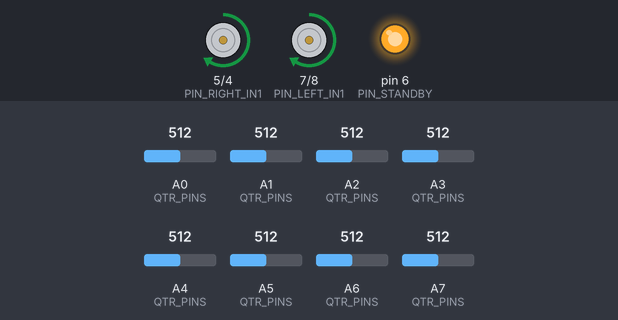
Simulated run of this sketch. Board: Arduino Nano, built with avr-gcc and run on an emulated ATmega328P. On the bench: motor-driver pin pairs drawn as motors (green arrow = first pin HIGH = forward, orange = second pin HIGH = backward, longer = more drive, scaled by the enable pin, stopped while the standby pin is LOW), output pins drawn as LEDs (lit = HIGH). The test bench sets the inputs (shaded band); at power-on: A0 (QTR_PINS) = 512, A7 (QTR_PINS) = 512, A6 (QTR_PINS) = 512, A1 (QTR_PINS) = 512, A2 (QTR_PINS) = 512, A3 (QTR_PINS) = 512, A4 (QTR_PINS) = 512, A5 (QTR_PINS) = 512.

Above: at 8.8 s.
8.9 s: A0 (QTR_PINS) set to 716
At 9.7 s:
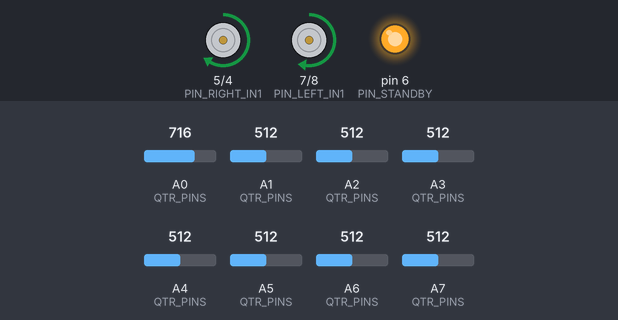
10.4 s: A7 (QTR_PINS) set to 210
At 10.8 s:
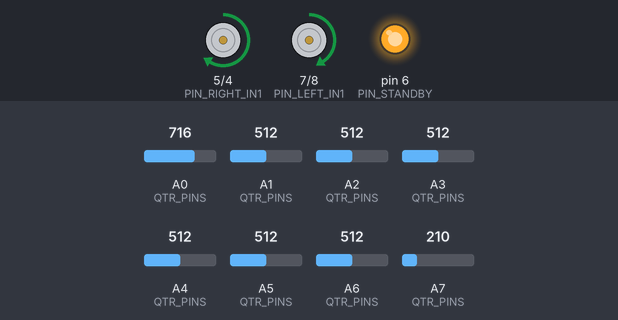
11.9 s: A6 (QTR_PINS) set to 40
13.4 s: A0 (QTR_PINS) set to 40
At 14.3 s:
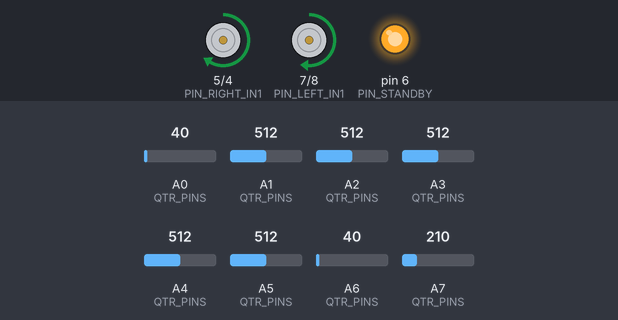
14.9 s: A1 (QTR_PINS) set to 40
At 15.6 s:
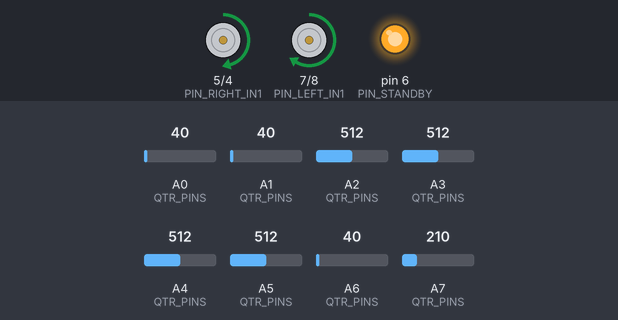
16.4 s: A2 (QTR_PINS) set to 40
At 17.8 s:
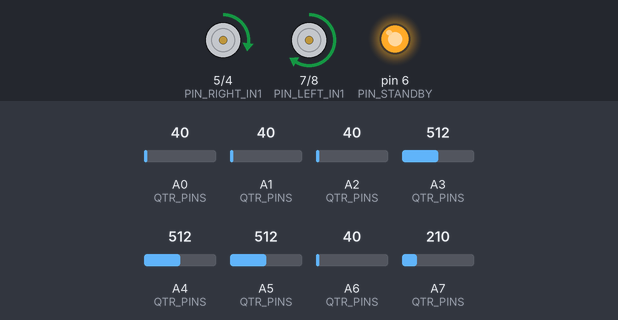
Timing chart, 0 to 18.9 s (numbered marks = the images above; inputs shaded):
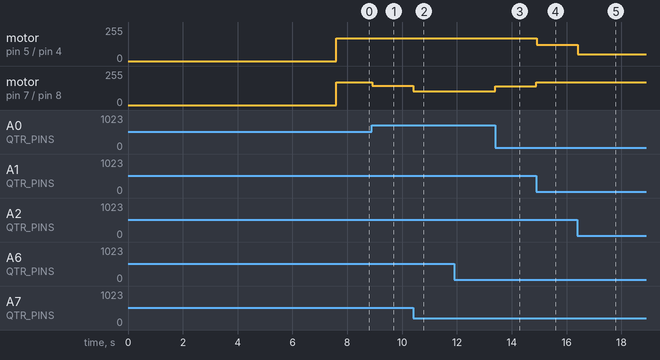

Measured:
- after the input at 8.9 s, motor on pin 7 (PIN_LEFT_IN1) / pin 8 (PIN_LEFT_IN2): forward 170/255 → forward 146/255 at once
- after the input at 10.4 s, motor on pin 7 (PIN_LEFT_IN1) / pin 8 (PIN_LEFT_IN2): forward 146/255 → forward 104/255 at once
- after the input at 13.4 s, motor on pin 7 (PIN_LEFT_IN1) / pin 8 (PIN_LEFT_IN2): forward 104/255 → forward 141/255 at once
- after the input at 14.9 s, motor on pin 5 (PIN_RIGHT_IN1) / pin 4 (PIN_RIGHT_IN2): forward 170/255 → forward 122/255 at once; motor on pin 7 (PIN_LEFT_IN1) / pin 8 (PIN_LEFT_IN2): forward 141/255 → forward 170/255 at once
- after the input at 16.4 s, motor on pin 5 (PIN_RIGHT_IN1) / pin 4 (PIN_RIGHT_IN2): forward 122/255 → forward 50/255 at once

The sketch:

line_follower.ino
```cpp
#include <QTRSensors.h>

/*
 * =============================================================================
 *  LINE FOLLOWER - Arduino Nano + TB6612FNG + QTR-8A
 * =============================================================================
 *  Behavior: on power-up the QTR sensors calibrate (slide the robot over the
 *  line by hand during this time), then it waits START_DELAY_MS and starts
 *  following the line. There is no way to stop it except cutting power.
 *
 * -----------------------------------------------------------------------------
 *  HOW TO TUNE (read this before touching any constant)
 * -----------------------------------------------------------------------------
 *  Measuring:
 *   - Serial is not usable while the robot moves, so measure from the outside:
 *       1. Lap time on the same track, with a stopwatch.
 *       2. Number of times it loses the line per lap (you will see it spin in
 *          place: that is recoverLine() running).
 *       3. Wobble on straights. Record with a phone (slow motion if possible).
 *   - Do at least 3 runs per setting and compare averages, not single runs.
 *   - Change ONE constant at a time and write down the value and the result.
 *   - Battery level changes motor speed. Compare runs with similar charge.
 *
 *  Recommended order:
 *   0. Check directions before tuning anything:
 *        - Both wheels turn forward (motor_test.ino, INVERT_*_MOTOR).
 *        - The robot steers TOWARD the line (INVERT_LINE_POSITION). If it
 *          steers away and gets worse the more off-center it is, flip it.
 *      No PID value can fix a wrong direction.
 *   1. Check calibration (see CALIBRATION section below).
 *   2. Find MIN_SPEED for each motor (see SPEEDS section).
 *   3. Tune the PID at a low BASE_SPEED:
 *        a. Set KI = 0 and KD = 0.
 *        b. Raise KP until the robot follows the line but wobbles on
 *           straights. Then lower it ~20-30%.
 *        c. Raise KD until the wobble disappears. If the robot starts to
 *           shake/jitter (fast small movements), KD is too high.
 *        d. Only if the robot consistently runs off-center (always to the
 *           same side, or always late in long curves), add a small KI.
 *           If it starts to swing in slow, wide waves, KI is too high.
 *   4. Raise BASE_SPEED in small steps (~5-10). At each step, if it wobbles
 *      again, raise KD a bit; if it misses curves, raise KP a bit.
 *
 *  Steps: KP and KD in ~20-30% steps; KI in x2 or /2 steps.
 *
 *  Note: KD and KI depend on how fast loop() runs. If you add code that makes
 *  the loop slower or faster, the same KD/KI will behave differently.
 * =============================================================================
 */

// ================== Motor driver (TB6612FNG) ==================
constexpr uint8_t PIN_PWM_LEFT  = 9;
constexpr uint8_t PIN_LEFT_IN1  = 7;
constexpr uint8_t PIN_LEFT_IN2  = 8;

constexpr uint8_t PIN_PWM_RIGHT = 3;
constexpr uint8_t PIN_RIGHT_IN1 = 5;
constexpr uint8_t PIN_RIGHT_IN2 = 4;

constexpr uint8_t PIN_STANDBY   = 6;

// Motor direction correction. Set to true if that motor turns BACKWARD when
// it should go forward (motor wires or IN1/IN2 swapped). Use motor_test.ino
// to check: in its ramps, every wheel must turn forward.
// Keep these values identical in motor_test.ino.
constexpr bool INVERT_LEFT_MOTOR  = false;
constexpr bool INVERT_RIGHT_MOTOR = false;

// D12 is wired to a pushbutton whose other leg goes to 5V. It is not used,
// but it must stay as INPUT: if it were an OUTPUT driven LOW, pressing the
// button would short 5V to ground through the pin.
constexpr uint8_t PIN_UNUSED_BUTTON = 12;

// TODO(pushbutton): Use the pushbutton on D12. NOT IMPLEMENTED.
//   Blockers:
//   1. Wiring: when the button is released, D12 is not connected to anything
//      (floating) and reads HIGH or LOW at random. The Nano has internal
//      pull-ups but no pull-downs. Fix one of:
//        a) Add ~10 kOhm resistor between D12 and GND. Pressed = HIGH.
//        b) Move the button's second leg from 5V to GND and use
//           pinMode(PIN, INPUT_PULLUP). Pressed = LOW. No extra parts.
//   2. Behavior not defined: what the button should do (start calibration,
//      start/stop, recalibrate after stop...).
//   When unblocked: add debouncing and a small state machine
//   (IDLE -> CALIBRATING -> WAITING -> RUNNING -> STOPPED).

// TODO(status LED): Blink an LED during calibration. NOT IMPLEMENTED.
//   Blocker: the LED is wired from the 5V line to GND, so it is always on and
//   the code cannot control it. It must be moved to a free digital pin
//   (pin -> resistor -> LED -> GND). D13 is taken by the QTR emitter.

// TODO(IR): Control the robot with an IR remote. NOT IMPLEMENTED.
//   Blockers:
//   1. There is no IR receiver in the current hardware.
//   2. Timer conflict: on the Nano (ATmega328), the IRremote library uses
//      Timer2 by default. Timer2 also generates the PWM on D3 (right motor)
//      and D11. With IR enabled, analogWrite() on D3 stops working, which is
//      exactly what broke the right motor in the old code.
//      Options (each needs rewiring and checking the IRremote docs):
//        a) Move the right motor PWM to a pin not driven by the timer that
//           IRremote uses. On the Nano: Timer0 -> D5/D6 (currently used by
//           RIGHT_IN1 and STBY), Timer1 -> D9/D10 (D9 is the left PWM).
//        b) Configure IRremote to use another timer, if the library version
//           supports it for this board; that timer's PWM pins are then lost.
//   3. The command codes (0x10/0x11/0x12 in the old code) are specific to one
//      remote; they must be read from the actual remote that will be used.

// ================== Line sensor (QTR-8A) ==================
constexpr uint8_t SENSOR_COUNT    = 8;
constexpr uint8_t PIN_QTR_EMITTER = 13;
const uint8_t QTR_PINS[SENSOR_COUNT] = {A7, A6, A5, A4, A3, A2, A1, A0};

// Highest position readLineBlack() can return: (SENSOR_COUNT - 1) * 1000.
constexpr uint16_t LINE_POSITION_MAX = (SENSOR_COUNT - 1) * 1000;

// Sensor bar orientation. The rest of the code expects:
//   position < LINE_CENTER  ->  line is on the robot's LEFT
//   position > LINE_CENTER  ->  line is on the robot's RIGHT
// If the robot steers AWAY from the line (it gets worse the more off-center
// it is, and it spins the wrong way when it loses the line), flip this.
// It corrects both the PID and recoverLine(), since both use linePosition.
constexpr bool INVERT_LINE_POSITION = true;

// ---- CALIBRATION ----
// Total calibration time ~= CALIBRATION_SAMPLES * (CALIBRATION_SAMPLE_DELAY_MS
// + read time). Currently ~4-5 s. During that time slide the robot so EVERY
// sensor passes over the line and over the background several times.
//  - If the robot behaves differently each time you power it on, calibration
//    is probably incomplete: increase CALIBRATION_SAMPLES or sweep more times.
//  - Checking on the bench (robot still, USB connected, a separate test
//    sketch): after calibrating, print qtr.calibrationOn.minimum[i] and
//    .maximum[i]. Every sensor should have a clear gap between min and max.
//    A sensor with min close to max did not see the line or the background.
//  - Recalibrate if the lighting or the track surface changes.
constexpr uint16_t CALIBRATION_SAMPLES         = 200; // 400;
constexpr uint16_t CALIBRATION_SAMPLE_DELAY_MS = 8; // 10;

// Time between the end of calibration and the start, to place the robot on
// the line. Raise it if you need more time.
constexpr uint16_t START_DELAY_MS = 1000;

// ================== Line position (0..LINE_POSITION_MAX) ==================
// LINE_CENTER: position reported when the line is under the middle of the
// sensor bar. Do not change unless the bar is mounted off-center.
constexpr int16_t LINE_CENTER = LINE_POSITION_MAX / 2;

// When the position goes past these limits, the robot considers the line
// lost and runs recoverLine() (spins toward the side where it was last seen).
//  - If it spins on curves it could have taken normally: move the limits
//    closer to the ends (e.g. 150 / 6850).
//  - If it runs off the line before reacting: move them inward
//    (e.g. 500 / 6500).
constexpr int16_t LINE_LOST_LOW  = 250;
constexpr int16_t LINE_LOST_HIGH = 6750;

// ================== PID ==================
// The error goes from -3500 to +3500. The correction is limited to
// +-BASE_SPEED, so it saturates quickly:
//  - KP alone saturates when |error| > BASE_SPEED / KP (currently 80 / 0.08
//    = 1000, i.e. one sensor away from the center).
//  - KP: how hard it turns for a given offset. Too low: misses curves.
//    Too high: wobbles on straights.
//  - KD: reacts to how fast the error changes; damps the wobble. Too low:
//    wobble. Too high: jitter, and it amplifies sensor noise.
//  - KI: corrects a persistent offset. Here the integral is the sum of the
//    previous INTEGRAL_WINDOW errors only (short memory), so it acts more
//    like extra "push" on sustained curves than a classic integral.
//    Too high: slow, wide oscillation.
constexpr float   KP = 0.15f;
constexpr float   KI = 0.00f;
constexpr float   KD = 0.16f;
constexpr uint8_t INTEGRAL_WINDOW = 6;

// ================== SPEEDS (PWM duty, 0-255) ==================
// BASE_SPEED: speed of both wheels on a centered line. During line following
// no wheel ever goes above this value (the PID only slows one wheel down).
// Raise it only after the PID is stable at the current value.
constexpr int BASE_SPEED = 170;

// MAX_SPEED: cap applied to every motor command in driveMotor(). Since line
// following never exceeds BASE_SPEED, in practice this cap only affects
// recoverLine(): see the note on the brake speeds below.
constexpr int MAX_SPEED  = 220;

// MIN_SPEED: any non-zero command below this is raised to it, because below
// a certain PWM the motor hums but does not turn.
//  - How to find it: on the floor, with the robot's weight, raise the PWM of
//    each motor from 0 until the wheel starts turning reliably. Use the higher
//    of the two motors' values plus ~10%.
//  - Too low: a wheel stops in curves instead of slowing down.
//    Too high: the PID loses resolution (fewer steps between MIN and BASE).
constexpr int MIN_SPEED  = 50;

// Brake / recovery speeds used by recoverLine().
// NOTE: both are currently capped to MAX_SPEED by driveMotor(), so the
// robot actually recovers at -90 / +90, not -120 / +220.
constexpr int BRAKE_FORWARD_SPEED = 90;
constexpr int BRAKE_REVERSE_SPEED = 90;

// ================== State ==================
QTRSensors qtr;
uint16_t sensorValues[SENSOR_COUNT];

uint16_t linePosition = LINE_CENTER;
int lastError = 0;
int errorHistory[INTEGRAL_WINDOW] = {0};
uint8_t errorHistoryIndex = 0;

// ================== Function prototypes ==================
void calibrateSensors();
uint16_t readLinePosition();
void followLine();
void recoverLine();
int applyMinimumSpeed(int speed);
void setMotorSpeeds(int leftSpeed, int rightSpeed);
void driveMotor(uint8_t in1Pin, uint8_t in2Pin, uint8_t pwmPin, bool inverted, int speed);
void stopMotors();

void setup() {
  pinMode(PIN_PWM_LEFT, OUTPUT);
  pinMode(PIN_LEFT_IN1, OUTPUT);
  pinMode(PIN_LEFT_IN2, OUTPUT);

  pinMode(PIN_PWM_RIGHT, OUTPUT);
  pinMode(PIN_RIGHT_IN1, OUTPUT);
  pinMode(PIN_RIGHT_IN2, OUTPUT);

  pinMode(PIN_STANDBY, OUTPUT);
  digitalWrite(PIN_STANDBY, HIGH);

  pinMode(PIN_UNUSED_BUTTON, INPUT);

  qtr.setTypeAnalog();
  qtr.setSensorPins(QTR_PINS, SENSOR_COUNT);
  qtr.setEmitterPin(PIN_QTR_EMITTER);

  stopMotors();
  calibrateSensors();
  delay(START_DELAY_MS);
}

void loop() {
  linePosition = readLinePosition();

  if (linePosition <= LINE_LOST_LOW || linePosition >= LINE_LOST_HIGH) {
    recoverLine();
  } else {
    followLine();
  }
}

void calibrateSensors() {
  for (uint16_t i = 0; i < CALIBRATION_SAMPLES; i++) {
    qtr.calibrate();
    delay(CALIBRATION_SAMPLE_DELAY_MS);
  }
}

// Line position from the robot's point of view:
// 0 = far left, LINE_CENTER = centered, LINE_POSITION_MAX = far right.
uint16_t readLinePosition() {
  uint16_t position = qtr.readLineBlack(sensorValues);

  if (INVERT_LINE_POSITION) {
    position = LINE_POSITION_MAX - position;
  }

  return position;
}

void followLine() {
  const int error = static_cast<int>(linePosition) - LINE_CENTER;
  const int derivative = error - lastError;

  // Integral over the previous INTEGRAL_WINDOW errors (current one excluded).
  // errorHistory is a ring buffer: errorHistoryIndex points to the oldest
  // value, which is overwritten by the newest one.
  int integral = 0;
  for (uint8_t i = 0; i < INTEGRAL_WINDOW; i++) {
    integral += errorHistory[i];
  }

  errorHistory[errorHistoryIndex] = error;
  errorHistoryIndex = (errorHistoryIndex + 1) % INTEGRAL_WINDOW;
  lastError = error;

  int correction = static_cast<int>(KP * error + KI * integral + KD * derivative);
  correction = constrain(correction, -BASE_SPEED, BASE_SPEED);

  int leftSpeed = BASE_SPEED;
  int rightSpeed = BASE_SPEED;

  // correction < 0: line on the left  -> slow the left wheel  -> turn left.
  // correction > 0: line on the right -> slow the right wheel -> turn right.
  if (correction < 0) {
    leftSpeed += correction;
  } else {
    rightSpeed -= correction;
  }

  setMotorSpeeds(applyMinimumSpeed(leftSpeed), applyMinimumSpeed(rightSpeed));
}

// Line lost: spin in place toward the side where it was last seen.
void recoverLine() {
  if (linePosition <= LINE_LOST_LOW) {
    setMotorSpeeds(-BRAKE_REVERSE_SPEED, BRAKE_FORWARD_SPEED);  // turn left
  } else {
    setMotorSpeeds(BRAKE_FORWARD_SPEED, -BRAKE_REVERSE_SPEED);  // turn right
  }
}

int applyMinimumSpeed(int speed) {
  if (speed > 0 && speed < MIN_SPEED) return MIN_SPEED;
  if (speed < 0 && speed > -MIN_SPEED) return -MIN_SPEED;
  return speed;
}

void setMotorSpeeds(int leftSpeed, int rightSpeed) {
  driveMotor(PIN_LEFT_IN1, PIN_LEFT_IN2, PIN_PWM_LEFT, INVERT_LEFT_MOTOR, leftSpeed);
  driveMotor(PIN_RIGHT_IN1, PIN_RIGHT_IN2, PIN_PWM_RIGHT, INVERT_RIGHT_MOTOR, rightSpeed);
}

// speed > 0 = forward, speed < 0 = backward, from the robot's point of view.
// The inversion is applied here, so the rest of the code never needs to
// know how each motor is wired.
void driveMotor(uint8_t in1Pin, uint8_t in2Pin, uint8_t pwmPin, bool inverted, int speed) {
  speed = constrain(speed, -MAX_SPEED, MAX_SPEED);

  if (inverted) {
    speed = -speed;
  }

  if (speed >= 0) {
    digitalWrite(in1Pin, HIGH);
    digitalWrite(in2Pin, LOW);
  } else {
    digitalWrite(in1Pin, LOW);
    digitalWrite(in2Pin, HIGH);
    speed = -speed;
  }

  analogWrite(pwmPin, speed);
}

void stopMotors() {
  analogWrite(PIN_PWM_LEFT, 0);
  analogWrite(PIN_PWM_RIGHT, 0);

  digitalWrite(PIN_LEFT_IN1, LOW);
  digitalWrite(PIN_LEFT_IN2, LOW);
  digitalWrite(PIN_RIGHT_IN1, LOW);
  digitalWrite(PIN_RIGHT_IN2, LOW);
}
```
